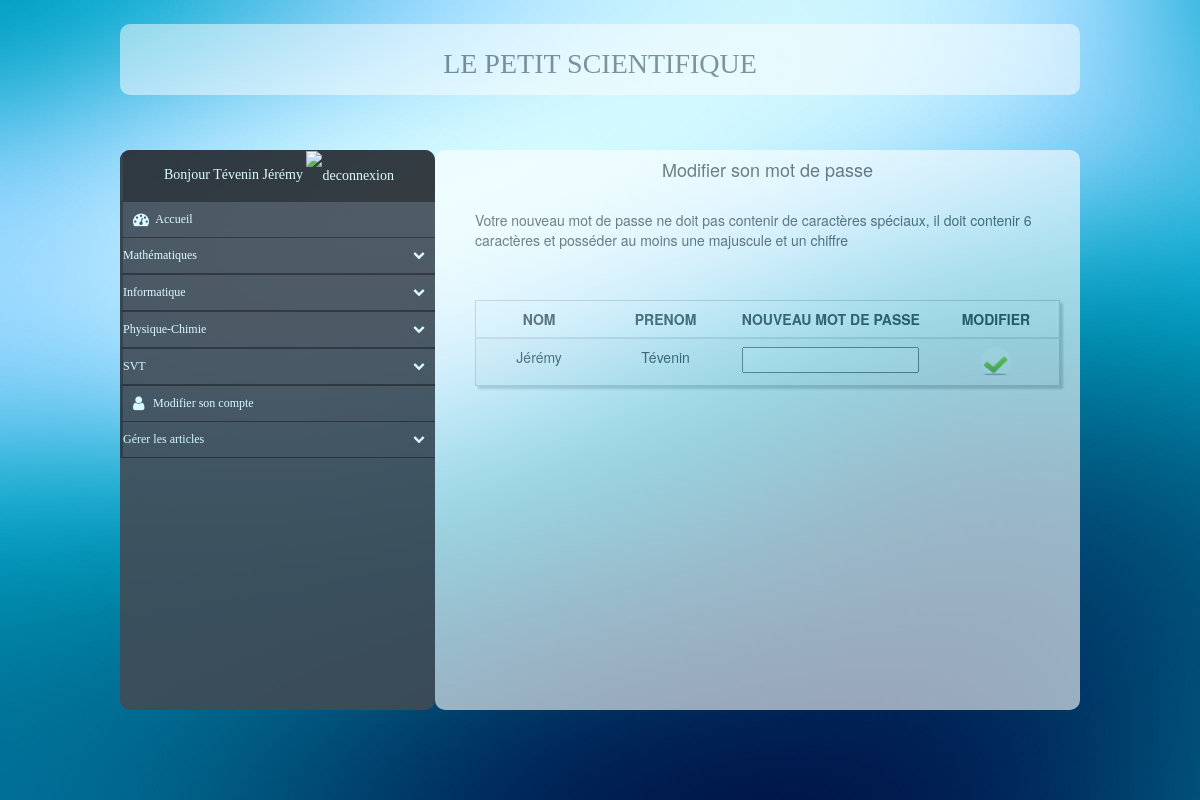
Screenshot of /lepetitscientifique?modifierAuteur (signed in) with the database file from the repository.
### tables this page shows
CREATE TABLE `categorie` (
  `id_categ` int(11) NOT NULL,
  `nom_categ` varchar(40) NOT NULL
);

### categorieModel.php (called while the page is built, shortened)
<?php
class Categorie {
	private $_db;
	public function __construct() 	{
		try {
			$this->_db = new PDO('mysql:host='.HOSTNAME.';dbname='.DBMENU, USER, PASSWD);
		} catch (PDOException $e) {
			print 'Error!: ' . $e_>getMessage() . '<br/>';
			die();
		}
	}
	public function getCategories() {
		$query = "SELECT * FROM categorie";
		$request = $this->_db->prepare($query);
		$request->execute();
		$data = $request->fetchAll();
		return $data;
	}
}
?>

### vueMenu.php (the view, shortened to what this page needs)
<?php
function menu($dataCateg, $dataSousCateg, $dataArticle) {
	echo " 		<div class=\"nav-side-menu\">\n";
	echo "			<div class=\"menu-list\">\n";
	echo " 				<ul id=\"menu-content\" class=\"menu-content collapse out\">\n";
	echo " 					<li class=\"brand\">\n";
	if (isset($_SESSION['mail'])) {
		echo "						Bonjour ".$_SESSION['prenom']." ".$_SESSION['nom']."\n";
		echo "						<a href=\"deconnexion.php\"><img src=\"images/dec.png\" width=\"25\" height=\"25\" alt=\"deconnexion\"/></a>\n";
	}
	echo " 					</li>\n";
	echo " 					<li>\n";
	echo "						<a class=\"block\" href=\"lepetitscientifique.php\">\n";
	echo "							<i class=\"fa fa-dashboard fa-lg\"></i> Accueil\n";
	echo "						</a>\n";
	echo "					</li>\n";
	$cpt = 0;
	foreach($dataCateg as $nomCateg) {
		$cpt = $cpt + 1;
		echo " 					<li data-toggle=\"collapse\" data-target=\"#categ".$cpt."\" class=\"collapsed\">\n";
		echo "						".$nomCateg['nom_categ']." <span class=\"arrow\"></span>\n";
		echo " 					</li>\n";
		echo "					<li><ul class=\"sub-menu collapse\" id=\"categ".$cpt."\">\n";
		echo " 					</ul></li>\n";
	}
	if (isset($_SESSION['mail']) && $_SESSION['admin'] == 1) {
		echo " 				<li data-toggle=\"collapse\" data-target=\"#new\" class=\"collapsed \">\n";
		echo "					Gérer les catégories<span class=\"arrow\"></span>\n";
		echo " 					<ul class=\"sub-menu collapse\" id=\"new\">\n";
		echo " 						<li>\n";
		echo "							<a class=\"block\" href=\"lepetitscientifique?ajouterCateg\">Ajouter une catégorie</a>\n";
		echo "						</li>\n";
		echo " 						<li>\n";
		echo "							<a class=\"block\" href=\"lepetitscientifique?modifierCateg\">Modifier une catégorie</a>\n";
		echo "						</li>\n";
		echo " 						<li>\n";
		echo "							<a class=\"block\" href=\"lepetitscientifique?supprimerCateg\">Supprimer une catégorie</a>\n";
		echo "						</li>\n";
		echo "					</ul>\n";
		echo "				</li>\n";
		echo " 				<li data-toggle=\"collapse\" data-target=\"#new1\" class=\"collapsed \">\n";
		echo "					Gérer les sous-catégories<span class=\"arrow\"></span>\n";
		echo " 					<ul class=\"sub-menu collapse\" id=\"new1\">\n";
		echo " 						<li>\n";
		echo "							<a class=\"block\" href=\"lepetitscientifique?ajouterSousCateg\">Ajouter une sous-categorie</a>\n";
		echo "						</li>\n";
		echo " 						<li>\n";
		echo "							<a class=\"block\" href=\"lepetitscientifique?modifierSousCateg\">Modifier une sous-categorie</a>\n";
		echo "						</li>\n";
		echo " 						<li>\n";
		echo "							<a class=\"block\" href=\"lepetitscientifique?supprimerSousCateg\">Supprimer une sous-categorie</a>\n";
		echo "						</li>\n";
		echo "					</ul>\n";
		echo "				</li>\n";
		echo " 					<li>\n";
		echo "						<a href=\"lepetitscientifique?supprimerAuteur\">Supprimer un auteur</a>\n";
		echo "					</li>\n";
	} else if (isset($_SESSION['mail'])) {
		echo " 					<li>\n";
		echo "						<a class=\"block\" href=\"lepetitscientifique?modifierAuteur\"><i class=\"fa fa-user fa-lg\"></i>Modifier son compte</a>\n";
		echo "					</li>\n";
		echo " 					<li data-toggle=\"collapse\" data-target=\"#new2\" class=\"collapsed \">\n";
		echo "						Gérer les articles<span class=\"arrow\"></span>\n";
		echo "					</li>\n";
	}
	echo " 				</ul>\n";
	echo " 			</div>\n";
	echo " 		</div>\n";
}
?>

### style.css (style rules this page uses)
a.block { display:inline-block; width: 83%; }
.nav-side-menu { opacity: 0.90; position: fixed; overflow: auto; font-family: verdana; font-size: 12px; font-weight: 200; background-color: #414b56; z-index: 1; left: 10%; top: 150px; width: 315px; height: 70%; color: #e1ffff; border-radius: 10px; }
.nav-side-menu .brand { background-color: #23282e; line-height: 50px; display: block; text-align: center; font-size: 14px; }
.nav-side-menu ul, .nav-side-menu li { list-style: none; padding: 0px; margin: 0px; line-height: 35px; cursor: pointer; }
.nav-side-menu li { padding-left: 0px; border-left: 3px solid #2e353d; border-bottom: 1px solid #23282e; }
.nav-side-menu li a { text-decoration: none; color: #e1ffff; }
.nav-side-menu li a i { padding-left: 10px; width: 20px; padding-right: 20px; }
@media (min-width: 767px) { .nav-side-menu .menu-list .menu-content { display: block; } }
body { margin: 0px; padding: 0px; background: url(images/fond2.jpeg) 0px center no-repeat; }

### rows the page displays
categorie: nom_categ "Mathématiques"
categorie: nom_categ "Informatique"
categorie: nom_categ "Physique-Chimie"
categorie: nom_categ "SVT"

### other values shown
$_SESSION['prenom'] "Tévenin"
$_SESSION['nom'] "Jérémy"
